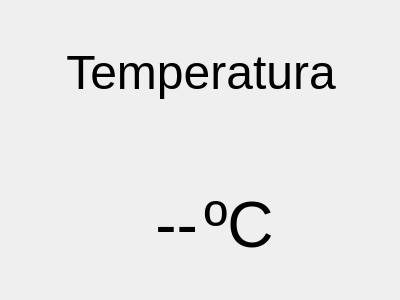
<?xml version="1.0" encoding="UTF-8"?>
<ui version="4.0">
 <class>Form</class>
 <widget class="QWidget" name="Form">
  <property name="geometry">
   <rect>
    <x>0</x>
    <y>0</y>
    <width>400</width>
    <height>300</height>
   </rect>
  </property>
  <property name="windowTitle">
   <string>Form</string>
  </property>
  <widget class="QWidget" name="verticalLayoutWidget">
   <property name="geometry">
    <rect>
     <x>-1</x>
     <y>-1</y>
     <width>404</width>
     <height>301</height>
    </rect>
   </property>
   <layout class="QVBoxLayout" name="verticalLayout">
    <item>
     <widget class="QLabel" name="label">
      <property name="text">
       <string>&lt;html&gt;&lt;head/&gt;&lt;body&gt;&lt;p align=&quot;center&quot;&gt;&lt;span style=&quot; font-size:36pt;&quot;&gt;Temperatura&lt;/span&gt;&lt;/p&gt;&lt;/body&gt;&lt;/html&gt;</string>
      </property>
     </widget>
    </item>
    <item>
     <layout class="QHBoxLayout" name="horizontalLayout">
      <item>
       <widget class="QLabel" name="temperaturaLabel">
        <property name="text">
         <string>&lt;html&gt;&lt;head/&gt;&lt;body&gt;&lt;p align=&quot;right&quot;&gt;&lt;span style=&quot; font-size:48pt;&quot;&gt;--&lt;/span&gt;&lt;/p&gt;&lt;/body&gt;&lt;/html&gt;</string>
        </property>
       </widget>
      </item>
      <item>
       <widget class="QLabel" name="label_3">
        <property name="text">
         <string>&lt;html&gt;&lt;head/&gt;&lt;body&gt;&lt;p&gt;&lt;span style=&quot; font-size:48pt;&quot;&gt;ºC&lt;/span&gt;&lt;/p&gt;&lt;/body&gt;&lt;/html&gt;</string>
        </property>
       </widget>
      </item>
     </layout>
    </item>
   </layout>
  </widget>
 </widget>
 <resources/>
 <connections/>
</ui>
